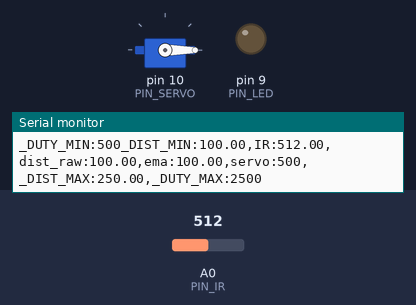
Simulated run of this sketch. Board: Arduino Uno, built with avr-gcc and run on an emulated ATmega328P. Parts: servo, output pins drawn as LEDs (lit = HIGH), the last lines printed to the serial monitor. Inputs (shaded band) come from the test bench; at power-on: A0 (PIN_IR) = 512.

Above: at 1.2 s.
1.3 s: A0 (PIN_IR) set to 306
At 3.1 s:
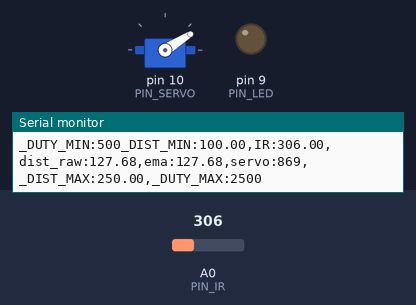
3.6 s: A0 (PIN_IR) set to 240
At 4.5 s:
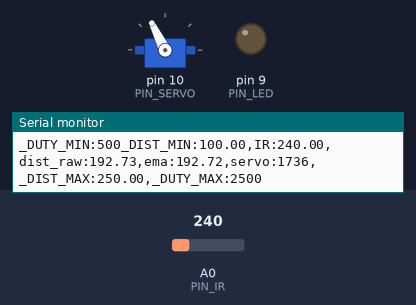
5.6 s: A0 (PIN_IR) set to 260
At 6.5 s:
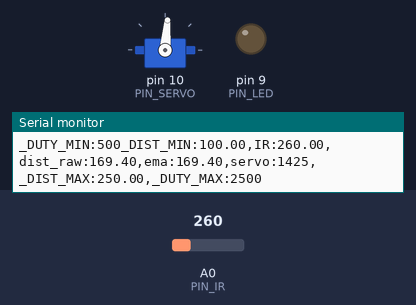
7.6 s: A0 (PIN_IR) set to 122
At 8.8 s:
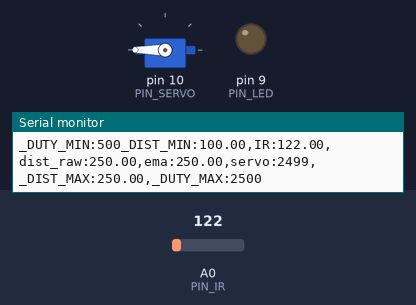
9.3 s: A0 (PIN_IR) set to 10
10.8 s: A0 (PIN_IR) set to 7
At 12.1 s:
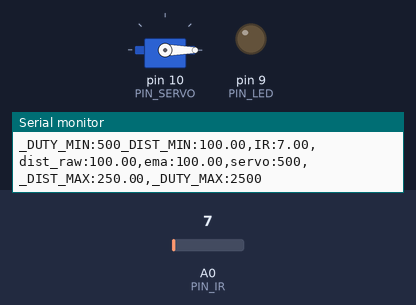
Timing chart, 0 to 13.6 s (numbered marks = the images above; inputs shaded):
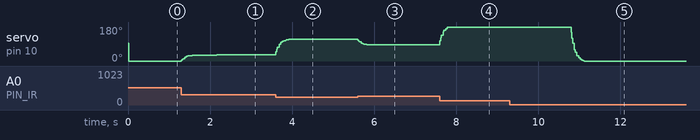

The sketch:

17P08.ino
```cpp
#include <Servo.h>

// Arduino pin assignment

#define PIN_IR    A0         // IR sensor at Pin A0
#define PIN_LED   9
#define PIN_SERVO 10

#define _DUTY_MIN 500  // servo full clock-wise position (0 degree)
#define _DUTY_NEU 1500  // servo neutral position (90 degree)
#define _DUTY_MAX 2500  // servo full counter-clockwise position (180 degree)

#define _DIST_MIN  100.0   // minimum distance 100mm
#define _DIST_MAX  250.0   // maximum distance 250mm

#define _EMA_ALPHA  0.2      // for EMA Filter

#define LOOP_INTERVAL 20   // Loop Interval (unit: msec)

Servo myservo;
unsigned long last_loop_time;   // unit: msec

float dist_prev = _DIST_MIN;
float dist_ema = _DIST_MIN;

void setup()
{
  pinMode(PIN_LED, OUTPUT);

  myservo.attach(PIN_SERVO);
  myservo.writeMicroseconds(_DUTY_NEU);

  Serial.begin(1000000);    // 1,000,000 bps
}

void loop()
{
  unsigned long time_curr = millis();
  int duty;
  float a_value, dist_raw;

  // wait until next event time
  if (time_curr < (last_loop_time + LOOP_INTERVAL))
    return;
  last_loop_time += LOOP_INTERVAL;

  a_value = analogRead(PIN_IR);
  dist_raw = ((6762.0 / (a_value - 9)) - 4.0) * 10.0 - 60.0;

  // Put range Filter code here (_DIST_MIN ~ _DIST_MAX)
  if (dist_raw < _DIST_MIN) {
    dist_raw = _DIST_MIN;
  } else if (dist_raw > _DIST_MAX) {
    dist_raw = _DIST_MAX;
  }

  // and turn on LED if the distance is in the range
  if ((dist_raw < _DIST_MIN) || (dist_raw > _DIST_MAX)) {
      //dist_raw = dist_prev;    // Set Before Value
      digitalWrite(PIN_LED, HIGH);       // LED OFF
  } else {    // In desired Range
      digitalWrite(PIN_LED, LOW);       // LED ON
  }

  // Put EMA filter code here
  dist_ema = _EMA_ALPHA * dist_raw + (1 - _EMA_ALPHA) * dist_ema;

  duty = (_DUTY_MAX - _DUTY_MIN) * (dist_ema - _DIST_MIN) / (_DIST_MAX - _DIST_MIN) + _DUTY_MIN;
  // duty = // Put map() equivalent code here

  myservo.writeMicroseconds(duty);

  dist_prev = dist_raw;

  Serial.print("_DUTY_MIN:");  Serial.print(_DUTY_MIN);
  Serial.print("_DIST_MIN:");  Serial.print(_DIST_MIN);
  Serial.print(",IR:");        Serial.print(a_value);
  Serial.print(",dist_raw:");  Serial.print(dist_raw);
  Serial.print(",ema:");       Serial.print(dist_ema);
  Serial.print(",servo:");     Serial.print(duty);
  Serial.print(",_DIST_MAX:"); Serial.print(_DIST_MAX);
  Serial.print(",_DUTY_MAX:"); Serial.print(_DUTY_MAX);
  Serial.println("");
}
```

Measured:
- the behaviour switches between 9 and 8 on A0 (PIN_IR) (found by bisection; images 4 and 5)
- after the input at 1.3 s, servo on pin 10 (PIN_SERVO): moves from 0° to 32° over 0.86 s, starting at once
- after the input at 3.6 s, servo on pin 10 (PIN_SERVO): moves from 32° to 116° over 0.56 s, starting at once
- after the input at 5.6 s, servo on pin 10 (PIN_SERVO): moves from 116° to 85° over 0.54 s, starting at once
- after the input at 7.6 s, servo on pin 10 (PIN_SERVO): 85° → 180° at once
- after the input at 10.8 s, servo on pin 10 (PIN_SERVO): moves from 180° to 0° over 0.32 s, starting at once
